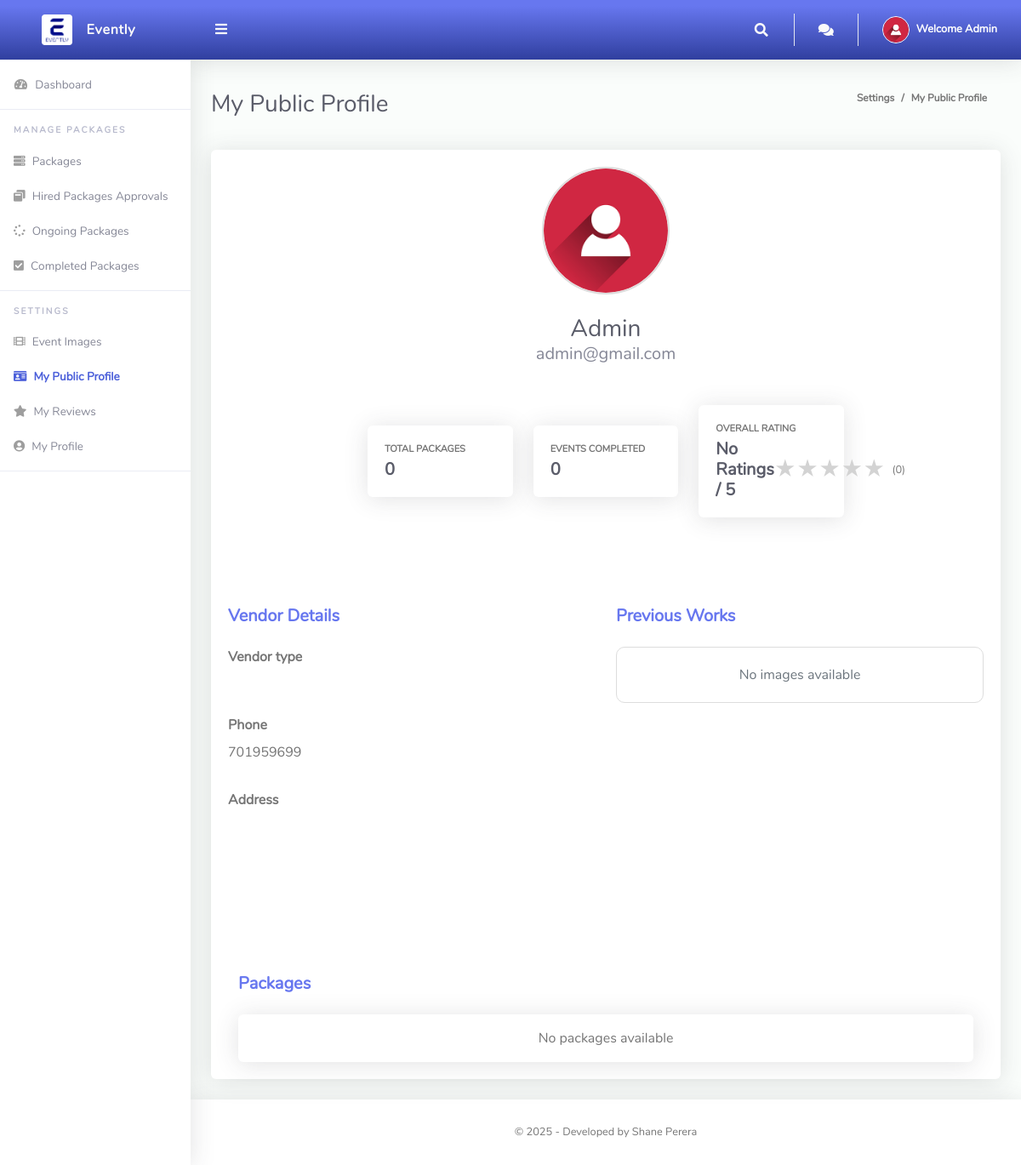
The page /Vendors/Publicprofileview.php (signed in) on the database its author committed.
### tables this page shows
CREATE TABLE `allusers` (
  `ID` int(200) NOT NULL,
  `Firstname` varchar(200) NOT NULL,
  `Lastname` varchar(200) NOT NULL,
  `Email` varchar(200) NOT NULL,
  `Phone` int(200) NOT NULL,
  `ProfilePic` varchar(200) NOT NULL,
  `Address` varchar(200) NOT NULL,
  `Postalcode` int(200) NOT NULL,
  `Vendortype` varchar(200) NOT NULL,
  `Userrole` varchar(200) NOT NULL,
  `Password` varchar(200) NOT NULL
);

### Vendors/Publicprofileview.php (the view, shortened to what this page needs)
<?php
include '../Includes/dbcon.php';
$query = "SELECT * FROM allusers WHERE ID = '$_SESSION[userId]'";
$result = $conn->query($query);
if ($result->num_rows > 0) {
    $row = $result->fetch_assoc();
	$Email = $row['Email'];
	$Phone = $row['Phone'];
	$Profilepic = $row['ProfilePic'];
}
else {
	$Address = "Please Add Your Address";
	$Postalcode = "Please Add Your Postal Code";
}
$queryRating = "SELECT SUM(rating) / COUNT(rating) AS average_rating, COUNT(rating) AS total_reviews FROM vendorreviews WHERE VendorID = '$_SESSION[userId]'";
$resultRating = $conn->query($queryRating);
$rowRating = $resultRating->fetch_assoc();
$averageRating = $rowRating['average_rating'] ? number_format($rowRating['average_rating'], 1) : "No Ratings";
$totalReviews = $rowRating['total_reviews'];
function generateStars($rating) {
  $fullStars = floor($rating);
  $halfStar = ($rating - $fullStars) >= 0.5 ? 1 : 0;
  $emptyStars = 5 - ($fullStars + $halfStar);
  $stars = str_repeat('<span class="filled">★</span>', $fullStars) .
           ($halfStar ? '<span class="filled">⯪</span>' : '') .
           str_repeat('<span class="empty">★</span>', $emptyStars);
  return $stars;
}
$query = "SELECT Image FROM eventimages WHERE VendorID = '$_SESSION[userId]'";
$result = $conn->query($query);
?>
<!DOCTYPE html>
<html lang="en">
<head>
  <link href="../vendor/fontawesome-free/css/all.min.css" rel="stylesheet" type="text/css">
  <link href="../vendor/bootstrap/css/bootstrap.min.css" rel="stylesheet" type="text/css">
  <link href="css/ruang-admin.min.css" rel="stylesheet">
</head>
<body id="page-top">
  <div id="wrapper">
      <?php include "Includes/sidebar.php";?>
    <div id="content-wrapper" class="d-flex flex-column">
      <div id="content">
       <?php include "Includes/topbar.php";?>
        <div class="container-fluid" id="container-wrapper">
          <div class="d-sm-flex align-items-center justify-content-between mb-4">
            <h1 class="h3 mb-0 text-gray-800">My Public Profile</h1>
            <ol class="breadcrumb">
              <li class="breadcrumb-item">Settings</li>
              <li class="breadcrumb-item active" aria-current="page">My Public Profile</li>
            </ol>
          </div>
          <div class="row">
            <div class="col-lg-12">
              <div class="card mb-4">
                <div class="card-body" align="center">
					<div class="form-group row mb-3 d-flex flex-row align-items-center flex-column gap-2">
                        <div class="col-xl-6 flex-column gap-2" align="center">
						<img src="<?php echo ($Profilepic) ? $Profilepic : 'img/user-icn.png'; ?>" class="profile-pic">
						<br>
							<br>
						<div class="col-xl-6 d-flex flex-column gap-2" align="center">
						<label class="h3 mb-0 text-gray-800"><?php echo $fullName;?></label>
						<label class="h5 mb-0 text-gray-600"><?php echo $Email;?></label>
						</div>
						</div>
						<br>
						<br>
						<div class="col-xl-8 d-flex flex-row align-items-center form-group row mb-3 justify-content-center" align="left">
          <?php
$query1=mysqli_query($conn,"SELECT * from vendorpackages where VendorID = '$_SESSION[userId]'");
$packages = mysqli_num_rows($query1);
?>
            <div class="col-xl-4 col-md-5 mb-4">
              <div class="card h-100">
                <div class="card-body">
                  <div class="row no-gutters align-items-center">
                    <div class="col mr-2">
                      <div class="text-xs font-weight-bold text-uppercase mb-1">Total Packages</div>
                      <div class="h5 mb-0 mr-3 font-weight-bold text-gray-800"><?php echo $packages;?></div>
                    </div>
                  </div>
                </div>
              </div>
            </div>
             <?php
$query1=mysqli_query($conn,"SELECT * from hiredvendors where VendorID = '$_SESSION[userId]' And Status = 'Accepted'");
$Eventshired = mysqli_num_rows($query1);
?>
            <div class="col-xl-4 col-md-5 mb-4">
              <div class="card h-100">
                <div class="card-body">
                  <div class="row align-items-center">
                    <div class="col mr-2">
                      <div class="text-xs font-weight-bold text-uppercase mb-1">Events Completed</div>
                      <div class="h5 mb-0 font-weight-bold text-gray-800"><?php echo $Eventshired;?></div>
                    </div>
                  </div>
                </div>
              </div>
            </div>
            <div class="col-xl-4 col-md-5 mb-4">
              <div class="card h-100">
                <div class="card-body">
                  <div class="row no-gutters align-items-center">
                    <div class="col mr-2">
                      <div class="text-xs font-weight-bold text-uppercase mb-1">Overall Rating</div>
                      <div class="d-flex align-items-center justify-content-between ">
                        <div class="h5 mb-0 font-weight-bold text-gray-800"><?php echo $averageRating . " / 5"; ?></div>
                        <div class="d-flex align-items-center SR">
                      <span class="stars">
                      <?php echo generateStars($averageRating); ?>
                    </span>
                    <small>(<?php echo $totalReviews; ?>)</small>
                </div>
            </div>
        </div>
      </div>
    </div>
  </div>
</div>
        </div>
						</div>
					  	<br>
					  	<br>
                  <div class="form-group row mb-3">
						<div class="col-xl-6" align="left">
						<h1 class="h5 mb-0 text-primary"><b>Vendor Details</b></h1>
						<br>
						<label class="form-control-label"><b>Vendor type</b></label>
						<br>
						<br>
						<br>
						<label class="form-control-label"><b>Phone</b></label>
						<br>
                        <label class="form-control-label"><?php echo $Phone;?></label>
						<br>
						<br>
						<label class="form-control-label"><b>Address</b></label>
						<br>
						<br>
						<br>
					    <br>
						<br>
                        </div>
					  <div class="col-xl-6" align="left">
						<h1 class="h5 mb-0 text-primary"><b>Previous Works</b></h1>
						<br>
						<div class="gallery" align="left">
							<?php
								if ($result->num_rows > 0) {
									while ($row = $result->fetch_assoc()) { ?>
										<img src="<?php echo $row['Image']; ?>" alt="Gallery Image">
									<?php }
								} else { ?>
									<div class="no-images">No images available</div>
								<?php } ?>
						</div>
                        </div>
						</div>
						<br>
						<br>
					    <br>
						<div class="col-xl-12" align="left">
						<h1 class="h5 mb-0 text-primary"><b>Packages</b></h1>
						<br>
							<div class="packages-container">
        <?php
        $packageQuery = mysqli_query($conn, "SELECT * FROM vendorpackages WHERE VendorID = '$_SESSION[userId]'");
        if (mysqli_num_rows($packageQuery) > 0) {
            while ($package = mysqli_fetch_assoc($packageQuery)) {
        ?>
            <div class="package-card">
                <div class="card h-100">
                    <div class="card-body">
                        <div class="row no-gutters align-items-center">
                            <div class="col-md-4 mb-2">
                                <div class="text-s font-weight-bold  text-gray-dark mb-1">Package Name</div>
                                <div class="h6 mb-0  text-gray-800"><?php echo htmlspecialchars($package['Packagename']); ?></div>
                            </div>
							<br>
                            <div class="col-md-4 mb-2">
                                <div class="text-s font-weight-bold  text-gray-dark mb-1">Package Type</div>
                                <div class="h6 mb-0  text-gray-800"><?php echo htmlspecialchars($package['Packagetype']); ?></div>
                            </div>
							<br>
                            <div class="col-md-4 mb-2">
                                <div class="text-s font-weight-bold  text-gray-dark mb-1">Package Price</div>
                                <div class="h6 mb-0  text-gray-800">LKR <?php echo htmlspecialchars($package['Amount']); ?></div>
                            </div>
                        </div>
						<br>
						<div class="row no-gutters align-items-center">
						<div class="col-md-12 mb-2">
                                <div class="text-s font-weight-bold  text-gray-dark mb-1">Details</div>
                                <div class="h6 mb-0  text-gray-800"><?php echo htmlspecialchars($package['Details']); ?></div>
                            </div>
						</div>
                    </div>
                </div>
            </div>
        <?php
            }
        } else {
        ?>
            <div class="package-card">
                <div class="card h-100">
                    <div class="card-body">
                        <div class="text-center text-muted">No packages available</div>
                    </div>
                </div>
            </div>
        <?php
        }
        ?>
    </div>
</div>
                        </div>
                </div>
              </div>
          </div>
        </div>
      </div>
       <?php include "Includes/footer.php";?>
    </div>
  </div>
</body>
</html>

### Vendors/Includes/topbar.php (shortened to what this page needs)
<?php
  $query = "SELECT * FROM allusers WHERE ID = '$_SESSION[userId]'";
  $rs = $conn->query($query);
  $rows = $rs->fetch_assoc();
  $ProfilePic = !empty($rows['ProfilePic']) ? $rows['ProfilePic'] : "img/user-icn.png";
  $fullName = $rows['Firstname'] . " " . $rows['Lastname'];
?>
<nav class="navbar navbar-expand navbar-light bg-gradient-primary topbar mb-4 static-top">
    <button id="sidebarToggleTop" class="btn btn-link rounded-circle mr-3">
        <i class="fa fa-bars"></i>
    </button>
    <ul class="navbar-nav ml-auto">
        <li class="nav-item dropdown no-arrow">
            <a class="nav-link dropdown-toggle" href="#" id="searchDropdown" role="button" data-toggle="dropdown"
               aria-haspopup="true" aria-expanded="false">
                <i class="fas fa-search fa-fw"></i>
            </a>
        </li>
            <li class="nav-item dropdown no-arrow">
            <a class="nav-link" href="Chat.php" id="searchDropdown">
                <i class="fa fa-comments"></i>
              </a>
            </li>
        <li class="nav-item dropdown no-arrow">
            <a class="nav-link dropdown-toggle" href="#" id="userDropdown" role="button" data-toggle="dropdown"
               aria-haspopup="true" aria-expanded="false">
                <img class="img-profile rounded-circle" src="<?php echo $ProfilePic; ?>" style="max-width: 60px">
                <span class="ml-2 d-none d-lg-inline text-white small"><b>Welcome <?php echo $fullName; ?></b></span>
            </a>
        </li>
    </ul>
</nav>

### Vendors/Publicprofileview.php (style rules this page uses)
.profile-pic { width: 150px; height: 150px; border-radius: 50%; object-fit: cover; border: 2px solid #ddd; }
.stars { font-size: 25px; line-height: 10px; margin-right: 8px }
.stars .empty { color: #D3D3D3; }
.gallery { display: flex; flex-wrap: wrap; gap: 10px; justify-content: flex-start; align-items: flex-start; max-width: 100%; margin: 0; }
.no-images { width: 100%; text-align: center; color: #6c757d; padding: 20px; border: 1px solid #ddd; border-radius: 10px; }
.packages-container { display: flex; flex-direction: column; gap: 20px; width: 100%; }
.package-card { width: 100%; }
.package-card .card-body { padding: 1rem; }

### rows shown on the page
allusers: fullName "Admin", Email "admin@gmail.com", Phone "701959699"

### other values the page prints
$packages "0"
$Eventshired "0"
$averageRating "No Ratings"
str_repeat('<span class="empty">★</span>', $emptyStars) "★ ★ ★ ★ ★"
$totalReviews "0"
